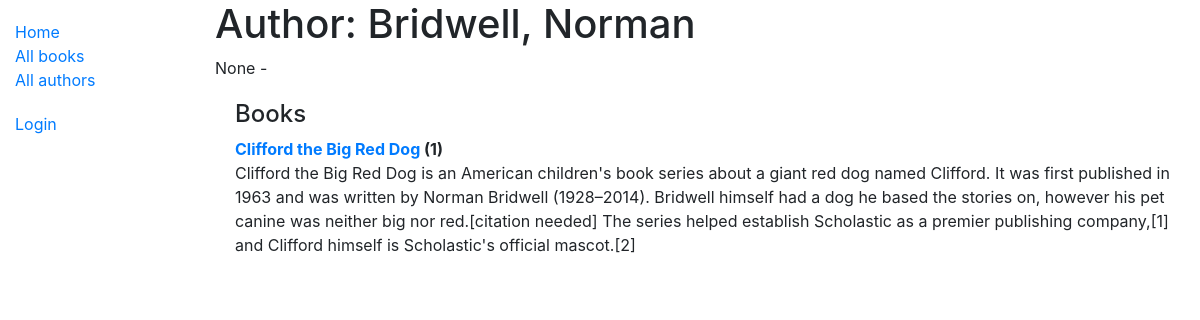
Before: /catalog/author/12 with the older database file.
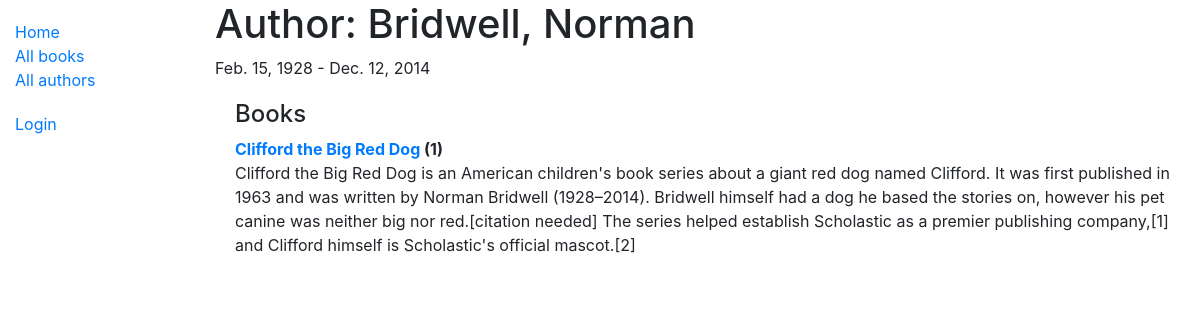
After: the same page with the newer database file.
### catalog/models.py (models this page shows, shortened)
class Author(models.Model):
    first_name = models.CharField(max_length=100)
    last_name = models.CharField(max_length=100)
    date_of_birth = models.DateField(null=True, blank=True)
    date_of_death = models.DateField('Died', null=True, blank=True)
    class Meta:
        ordering = ['last_name', 'first_name']
    def __str__(self):
        return f'{self.last_name}, {self.first_name}'

### catalog/views.py (the view)
# urls.py: path('author/<int:pk>', views.AuthorDetailView.as_view(), name='author-detail'),
class AuthorDetailView(generic.DetailView):
    model=Author

### catalog/models.py (called while the page is built)
    def __str__(self):
        return self.title

### catalog/templates/catalog/author_detail.html
{% extends "base_generic.html" %}
{% block content %}
<h1>Author: {{ author }} </h1>
<p>{{author.date_of_birth}} - {% if author.date_of_death %}{{author.date_of_death}}{% endif %}</p>
<div style="margin-left:20px;margin-top:20px">
<h4>Books</h4>
<dl>
{% for book in author.book_set.all %}
  <dt><a href="{% url 'book-detail' book.pk %}">{{book}}</a> ({{book.bookinstance_set.all.count}})</dt>
  <dd>{{book.summary}}</dd>
{% endfor %}
</dl>
</div>
{% endblock %}

Changed rows visible on the page:
changed Author "Bridwell, Norman": date_of_birth "None" → "Feb. 15, 1928"; date_of_death (not shown) → "Dec. 12, 2014"
